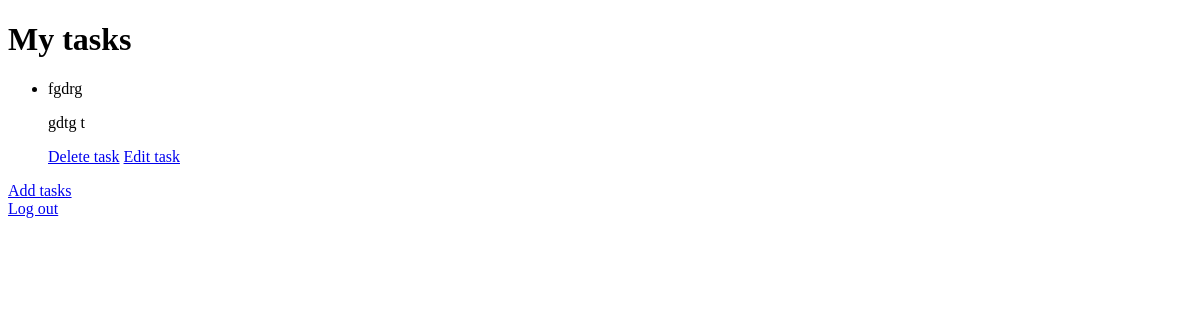
Before: / (signed in) with the older database file.
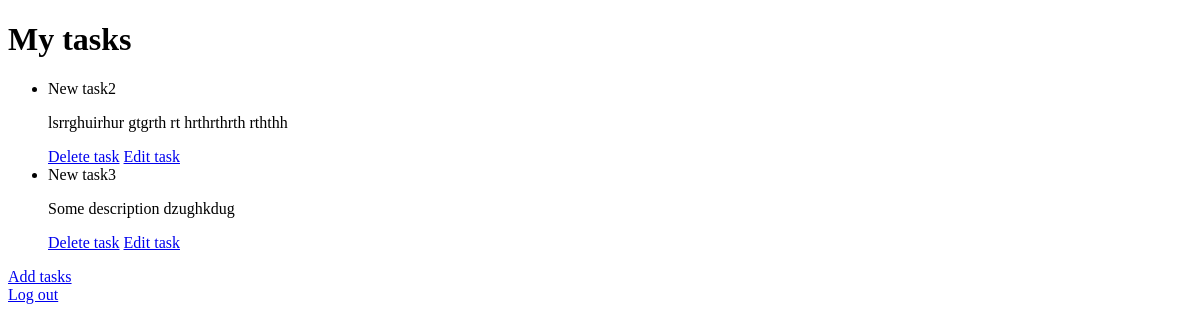
After: the same page with the newer database file.
### tasks/models.py (models this page shows)
class Task(models.Model):
    user = models.ForeignKey(User, on_delete=models.CASCADE) # Connect Task to specific user
    title = models.CharField(max_length=100)
    description = models.TextField()
    completed = models.BooleanField(default=False, null=True)
    def __str__(self):
        return self.title # Try f"{self.title}"

### tasks/views.py (the view)
# urls.py: path("", views.index, name="index"),
def index(request):
    if not request.user.is_authenticated:
        return HttpResponseRedirect(reverse("users:login"))
    tasks = Task.objects.filter(user=request.user.id) # User-specific tasks
    return render(request, "tasks/index.html", {
        "tasks": tasks
    })

### tasks/templates/tasks/index.html
{%  extends "tasks/layout.html" %}
{% block body %}
    <h1>My tasks</h1>
    <ul>
        {% for task in tasks %}
            <li>{{ task }}</li>
            <p>{{ task.description }}</p>
            <a href="{{task.id}}/delete">Delete task</a>
            <a href="{% url 'tasks:update' pk=task.pk %}">Edit task</a>
        {% endfor %}
    </ul>
    <a href="{% url 'tasks:add' %}">Add tasks</a><br>
    <a href="{% url 'users:logout' %}">Log out</a>
{% endblock %}

Changed rows visible on the page:
removed Task: title "fgdrg", description "gdtg t"
added Task: title "New task2", description "lsrrghuirhur gtgrth rt hrthrthrth rththh"
added Task: title "New task3", description "Some description dzughkdug"
